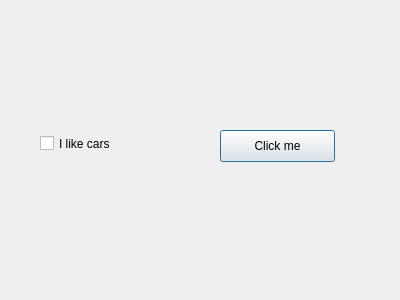
<?xml version="1.0" encoding="UTF-8"?>
<ui version="4.0">
 <class>Dialog</class>
 <widget class="QDialog" name="Dialog">
  <property name="geometry">
   <rect>
    <x>0</x>
    <y>0</y>
    <width>400</width>
    <height>300</height>
   </rect>
  </property>
  <property name="windowTitle">
   <string>Dialog</string>
  </property>
  <widget class="QPushButton" name="pushButton">
   <property name="geometry">
    <rect>
     <x>220</x>
     <y>130</y>
     <width>115</width>
     <height>32</height>
    </rect>
   </property>
   <property name="text">
    <string>Click me</string>
   </property>
  </widget>
  <widget class="QCheckBox" name="checkBox">
   <property name="geometry">
    <rect>
     <x>40</x>
     <y>130</y>
     <width>125</width>
     <height>27</height>
    </rect>
   </property>
   <property name="text">
    <string>I like cars</string>
   </property>
  </widget>
 </widget>
 <layoutdefault spacing="6" margin="11"/>
 <resources/>
 <connections/>
</ui>
